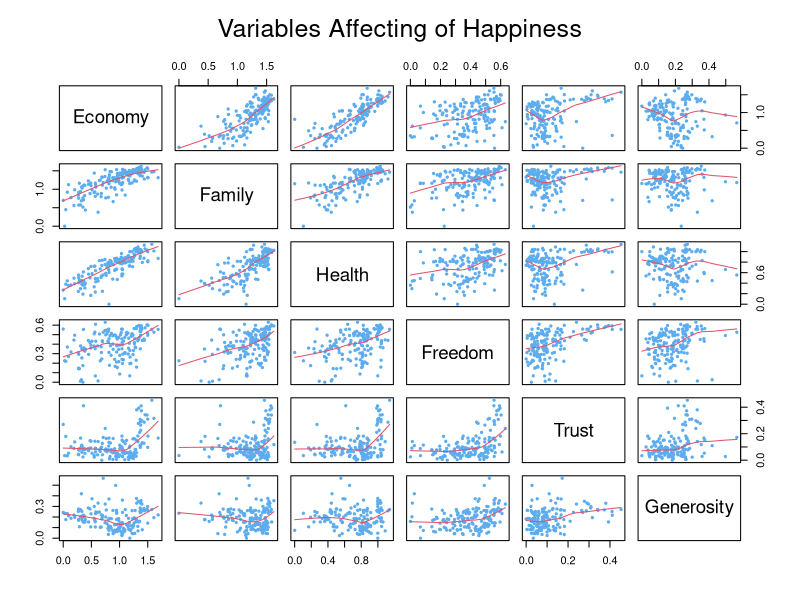

Here is the R script that generated this plot:
## ---- chunk 1
library(ggplot2)
library(dplyr)
library(RColorBrewer)
library(tidyr)
library(knitr)
library(readr)

df16 <- read_csv("2016.csv")

df19 <- read_csv("2019.csv")


df19 <- left_join(df19, select(df16, "Country", "Region"), by = "Country")
df19$Region[71] <- "Eastern Asia"
df19$Region[33] <- "Eastern Asia"
df19$Region[155] <- "Sub-Saharan Africa"
df19$Region[113] <- "Sub-Saharan Africa"
df19$Region[139] <- "Sub-Saharan Africa"

df19 <- left_join(df19, select(df16, "Country", "Region"), by = "Country")
#df19$Region[71] <- "Eastern Asia"
#df19$Region[33] <- "Eastern Asia"
#df19$Region[155] <- "Sub-Saharan Africa"
#df19$Region[113] <- "Sub-Saharan Africa"
#df19$Region[139] <- "Sub-Saharan Africa"
#df19 <- df19 %>% select(Country, Region, Happiness.Score)


df19[df19$Country == "Trinidad & Tobago", "Region"] <- "Latin America and Caribbean"
df19[df19$Country == "Northern Cyprus", "Region"] <- "Central and Eastern Europe"
df19[df19$Country == "North Macedonia", "Region"] <- "Central and Eastern Europe"
df19[df19$Country == "Gambia", "Region"] <- "Sub-Saharan Africa"
df19[df19$Country == "Mozambique", "Region"] <- "Sub-Saharan Africa"
df19[df19$Country == "Swaziland", "Region"] <- "Sub-Saharan Africa"
df19[df19$Country == "Lesotho", "Region"] <- "Sub-Saharan Africa"

#filter(df19, is.na(Region)) 
## ---- chunk 2
names(df19)[names(df19)=="Economy..GDP.per.Capita."] <- "Economy"
names(df19)[names(df19)=="Healthy life expectancy"] <- "Health"
names(df19)[names(df19)=="Perceptions of corruption"] <- "Trust"
names(df19)[names(df19)=="Freedom to make life choices"] <- "Freedom"
names(df19)[names(df19)=="Happiness.Score"] <- "Happiness"

pairs(~ Economy+Family+Health+Freedom+Trust+Generosity, data = df19, 
      main="Variables Affecting of Happiness", panel = panel.smooth, font.labels = 1, cex.main=1.5, col="steelblue2", pch = 20, cex = .7, font.main = 1)

## ---- chunk 3

